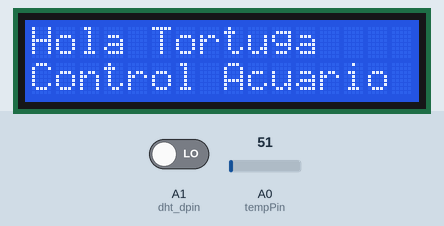
This sketch was run on a simulated Arduino Uno, built with avr-gcc and run on an emulated ATmega328P. On the bench: 16×2 character LCD. The test bench sets the inputs (shaded band); at power-on: A0 (tempPin) = 51, A1 (dht_dpin) LOW. The local clock reads 2024-03-15 10:24:30 at power-on unless the sketch sets it; what the sketch prints to the serial monitor is not drawn.

Above: at 2.6 s.
At 5.0 s:
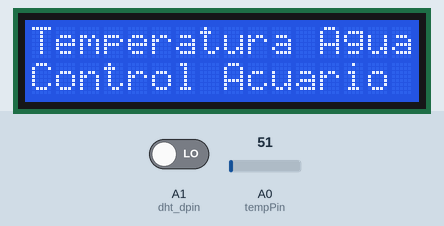
5.1 s: A0 (tempPin) set to 61
At 10.3 s:
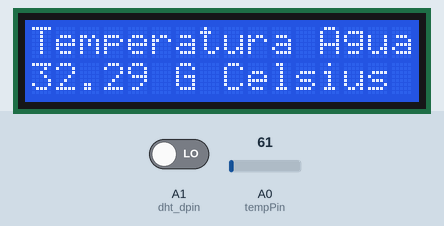
13.1 s: A0 (tempPin) set to 71
At 15.6 s:
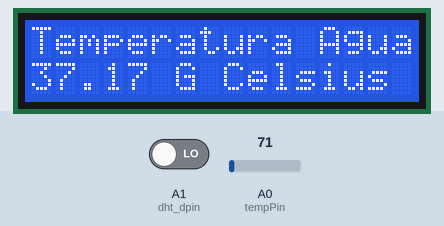
17.6 s: A0 (tempPin) set to 86
At 19.8 s:
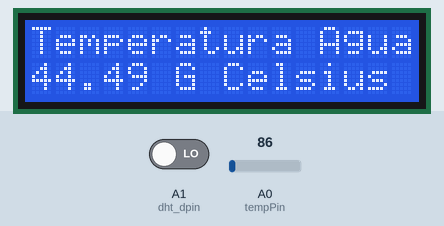
Timing chart, 0 to 21.3 s (numbered marks = the images above; inputs shaded):
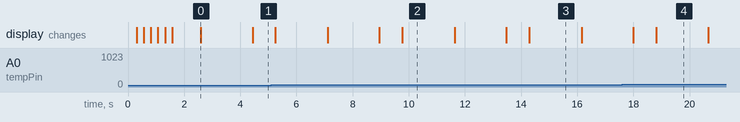

Measured:
- what the display in image 0 shows lasts 1.8 s, from 2.6 s to 4.4 s
- what the display in image 2 shows lasts 1.8 s, from 9.8 s to 11.6 s

The sketch:

temrtclm35lcdi2cdth.ino
```cpp
/*-----( Import needed libraries )-----*/
#include <Wire.h>  // Comes with Arduino IDE
#include <LiquidCrystal_I2C.h>
#include <stdio.h>
#include <string.h>
#include <DS1302.h>
//* #include <time.h>*/


/* Set the appropriate digital I/O pin connections */
uint8_t CE_PIN   = 5; //Pin RST
uint8_t IO_PIN   = 6; //Pin DAT
uint8_t SCLK_PIN = 7; //Pin CLK

#define dht_dpin A1

/* Create buffers */
char buf[50];
char day[50];
char hora[50];
byte bGlobalErr;
byte dht_dat[5];

DS1302 rtc(CE_PIN, IO_PIN, SCLK_PIN);


/*-----( Declare Constants )-----*/
/*-----( Declare objects )-----*/
// set the LCD address to 0x27 for a 16 chars 2 line display
// Set the pins on the I2C chip used for LCD connections:
//                    addr, en,rw,rs,d4,d5,d6,d7,bl,blpol
LiquidCrystal_I2C lcd(0x27, 2, 1, 0, 4, 5, 6, 7, 3, POSITIVE);  // Set the LCD I2C address

/*-----( Declare Variables )-----*/
//NONE
// Declaracion de variables

void print_time()
{
  /* Get the current time and date from the chip */
  Time t = rtc.time();


  /* Name the day of the week */
  memset(day, 0, sizeof(day));  /* clear day buffer */
  switch (t.day) {
    case 1:
      strcpy(day, "Domingo");
      break;
    case 2:
      strcpy(day, "Lunes");
      break;
    case 3:
      strcpy(day, "Martes");
      break;
    case 4:
      strcpy(day, "Miercoles");
      break;
    case 5:
      strcpy(day, "Jueves");
      break;
    case 6:
      strcpy(day, "Viernes");
      break;
    case 7:
      strcpy(day, "Sabado");
      break;
  }

  /* Format the time and date and insert into the temporary buffer */
  snprintf(buf, sizeof(buf), "%s %02d-%02d",
           day,
           t.date, t.mon);
//fecha= t.date;

  /* Print the formatted string to serial so we can see the time */
 // Serial.println(buf);

  snprintf(hora, sizeof(hora), "%s %02d:%02d:%02d",
            "son las ",
           t.hr, t.min, t.sec);
  // Serial.println(buf);
}


float tempC;
int tempPin = 0; // Definimos la entrada en pin A0


void setup()   /*----( SETUP: RUNS ONCE )----*/
{
  Serial.begin(9600);  // Used to type in characters

  lcd.begin(16,2);   // initialize the lcd for 16 chars 2 lines, turn on backlight

// ------- Quick 3 blinks of backlight  -------------
  for(int i = 0; i< 3; i++)
  {
    lcd.backlight();
    delay(250);
    lcd.noBacklight();
    delay(250);
  }
  lcd.backlight(); // finish with backlight on

//-------- Write characters on the display ------------------
// NOTE: Cursor Position: (CHAR, LINE) start at 0
  lcd.setCursor(0,0); //Start at character 4 on line 0
  lcd.print("Hola Tortuga");
  delay(1000);
  lcd.setCursor(0,1);
  lcd.print("Control Acuario"); // Print text on second line
  delay(1000);

// Wait and then tell user they can start the Serial Monitor and type in characters to
// Display. (Set Serial Monitor option to "No Line Ending")
/*  lcd.clear();
  lcd.setCursor(0,0); //Start at character 0 on line 0
  lcd.print("Use Serial Mon");
  lcd.setCursor(0,1);
  lcd.print("Type to display"); */

InitDHT();

Serial.begin(9600);

//delay(300);

//Serial.println("Humedad y Temperatura");

//delay(700);


}/*--(end setup )---*/


void loop()   /*----( LOOP: RUNS CONSTANTLY )----*/
{


   ReadDHT();

  switch (bGlobalErr){

     case 0:

lcd.setCursor(0,0); //Start at character 4 on line 0
  lcd.print("Humedad Actual");
  delay(1000);
lcd.setCursor(0,1);
 lcd.print("                ");
 lcd.setCursor(0,1);
 //Serial.print("Humedad Actual   ");
lcd.print(dht_dat[0], DEC);
 //lcd.print(".");
 //Serial.print(dht_dat[1], DEC);
 lcd.print("%  ");
delay(1000);
 lcd.setCursor(0,0);
 lcd.print("temperatura aire");
lcd.setCursor(0,1);
 lcd.print("                ");
 lcd.setCursor(0,1);
 lcd.print(dht_dat[2], DEC);
 //lcd.print(".");
 //lcd.print(dht_dat[3], DEC);
 lcd.println(" G Celsius  ");
 delay(800);
 delay(200);

        break;

     case 1:

        Serial.println("Error 1: DHT start condition 1 not met.");

        break;

     case 2:

        Serial.println("Error 2: DHT start condition 2 not met.");

        break;

     case 3:

        Serial.println("Error 3: DHT checksum error.");

        break;

     default:

        Serial.println("Error: Unrecognized code encountered.");

        break;

      }

  delay(800);


  // Lee el valor desde el sensor
    tempC = analogRead(tempPin);

    // Convierte el valor a temperatura
    tempC = ((5.0 * tempC * 100.0)/1024.0)+2.5;
   lcd.setCursor(0,0); //Start at character 4 on line 0

  lcd.print("Temperatura Agua    ");
  delay(800);
  lcd.setCursor(0,1);
  lcd.print(tempC);
  lcd.print(" G Celsius "); // Print text on second line
  delay(1000);

   print_time();
  delay(800);


  lcd.setCursor(0,0);
  lcd.print("                ");
  lcd.setCursor(0,0);
  lcd.print(buf);


  lcd.setCursor(0,1);
  lcd.print("                ");
  lcd.setCursor(0,1);
  lcd.print(hora);

   Serial.println(buf);
   Serial.println(hora);

  delay (1000);
 // Serial.println(day);
  {
    // when characters arrive over the serial port...
    if (Serial.available()) {
      // wait a bit for the entire message to arrive
      delay(100);
      // clear the screen
      //lcd.clear();
      // read all the available characters
      while (Serial.available() > 0) {
        // display each character to the LCD
        //lcd.write(Serial.read());
      }
    }
  }


}/* --(end main loop )-- */

void InitDHT(){

   pinMode(dht_dpin,OUTPUT);

        digitalWrite(dht_dpin,HIGH);

}


void ReadDHT(){

bGlobalErr=0;

byte dht_in;

byte i;

digitalWrite(dht_dpin,LOW);

delay(20);


digitalWrite(dht_dpin,HIGH);

delayMicroseconds(40);

pinMode(dht_dpin,INPUT);

//delayMicroseconds(40);

dht_in=digitalRead(dht_dpin);


if(dht_in){

   bGlobalErr=1;

   return;

   }

delayMicroseconds(80);

dht_in=digitalRead(dht_dpin);


if(!dht_in){

   bGlobalErr=2;

   return;

   }

delayMicroseconds(80);

for (i=0; i<5; i++)

   dht_dat[i] = read_dht_dat();

pinMode(dht_dpin,OUTPUT);

digitalWrite(dht_dpin,HIGH);

byte dht_check_sum =

       dht_dat[0]+dht_dat[1]+dht_dat[2]+dht_dat[3];

if(dht_dat[4]!= dht_check_sum)

   {bGlobalErr=3;}

};


byte read_dht_dat(){

  byte i = 0;

  byte result=0;

  for(i=0; i< 8; i++){

      while(digitalRead(dht_dpin)==LOW);

      delayMicroseconds(30);

      if (digitalRead(dht_dpin)==HIGH)

     result |=(1<<(7-i));

    while (digitalRead(dht_dpin)==HIGH);

    }

  return result;

}


/* ( THE END ) */
```
